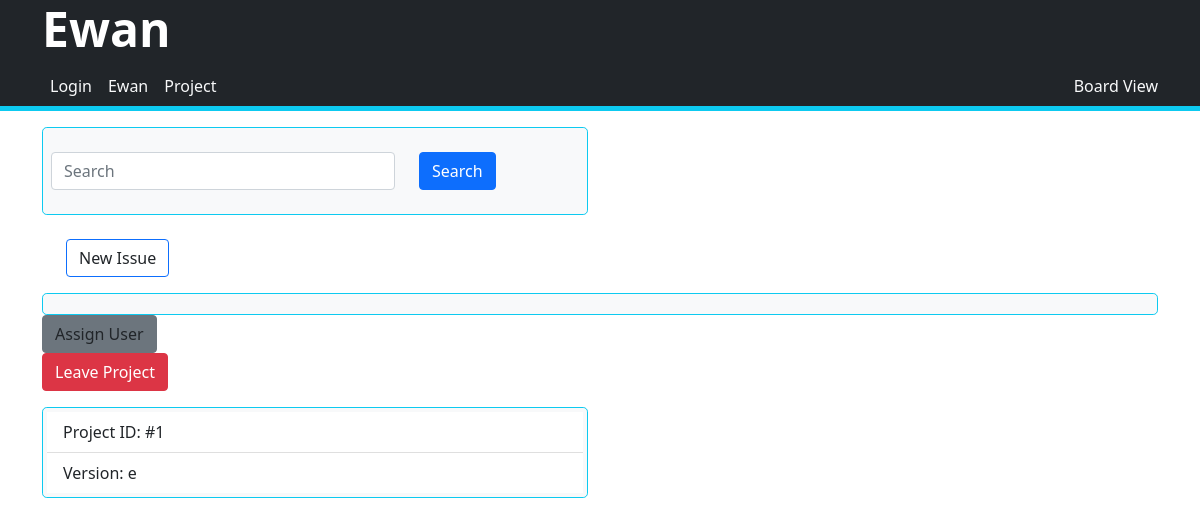
The page /user/Ewan/1 (signed in) on the database as committed earlier.
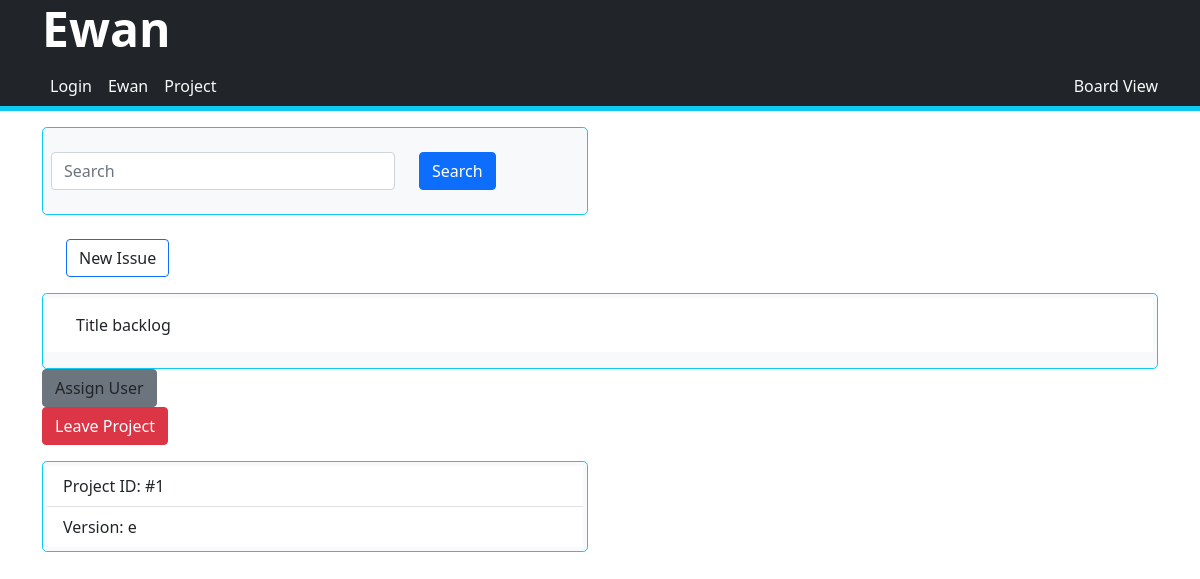
The same page on the database as committed later.
### tables this page shows
CREATE TABLE issues (
    project_id int NOT NULL,
    issue_id int NOT NULL,
    title text NOT NULL,
    description text,
    type_of_issue text NOT NULL,
    date_last_updated datetime NOT NULL,
    version_introduced text,
    username text,
    priority_level int,
    status text NOT NULL,
    PRIMARY KEY(project_id, issue_id),
    FOREIGN KEY(username) REFERENCES users_projects_link(username)
);

### issue_tracker.py (the view)
@app.route('/user/<username>/<project_id>', methods = ['GET', 'PATCH', 'POST'])
@requires_login
@requires_assigned_to_project
def project(username, project_id):
    if request.method == 'POST':
        if request.args and request.args.get('action') == 'assign':
            db_operations.assign_project(request.form['username'], project_id)
            return redirect(url_for('project', username = username, project_id = project_id))
        elif request.args and request.args.get('action') == 'delete':
            db_operations.leave_project(username, project_id)
            return redirect(url_for('projects', username = username))
        else:
            title = request.form['title']
            description = request.form['description']
            type_of_issue = request.form['type_of_issue']
            version_introduced = request.form['version_introduced']
            assigned_user = request.form['username']
            priority_level = request.form['priority_level']
            db_operations.new_issue(project_id, title, description, type_of_issue, version_introduced, assigned_user, priority_level)
            return redirect(url_for('project', username = username, project_id = project_id))
    elif request.method == 'PATCH':
        return redirect(url_for('project', username = username, project_id = project_id))
    else:
        try:
            info = json.loads(db_operations.get_project_info(project_id, username).json['records'])
            if info is []:
                return redirect(url_for('user', username = username))
            if request.args and request.args.get('action') == 'new':
                return render_template('item.html', username = username, project_id = project_id, type = 'issue', action = 'new')
            elif request.args and request.args.get('action') == 'edit':
                return render_template('item.html', username = username, type = 'project', action = 'edit', info = info[0])
            elif request.args and request.args.get('action') == 'assign':
                return render_template('item.html', username = username, type = 'project', action = 'assign', info = info[0])
            else:
                search = ''
                if request.args and request.args.get('search'):
                    search = request.args.get('search')
                issues = json.loads(db_operations.get_project_issues(project_id, search, username).json['records'])
                if request.args and request.args.get('view') == 'board':
                    return render_template('board_view.html', username = username, records = issues, project_id = project_id, info = info[0])
                return render_template('list_view.html', type = 'issues', username = username, action = 'view', records = issues, project_id = project_id, info = info[0])
        except Exception as e:
            flash(e)
            return redirect(url_for('user', username = username))

### db.py (called while the page is built)
def get_db():
    db = getattr(g, 'db', None)
    if db is None:
        db = sqlite3.connect(db_location)
        g.db = db
    return db

@app.teardown_appcontext
def close_db_connection(exception):
    db = getattr(g, 'db', None)
    if db is not None:
        db.close()

### db_operations.py (called while the page is built)
def get_project_info(project_id, username):
    db = get_db()
    db.row_factory = sqlite3.Row
    cursor = db.cursor()
    try:
        project_id = int(project_id)
    except:
        return None
    if cursor.execute("""
        SELECT 1
        FROM users_projects_link
        WHERE username == ?
            AND project_id == ?
        ;
        """, [username, project_id]).fetchall() is []:
        return None
    query_results = cursor.execute("""
        SELECT *
        FROM projects
        WHERE project_id == ?
        ;
        """, [project_id]).fetchall()
    return jsonify(records = json.dumps([dict(row) for row in query_results]))

def is_user_linked(username, project_id):
    db = get_db()
    cursor = db.cursor()
    if cursor.execute("""
        SELECT 1
        FROM users_projects_link
        WHERE username == ?
            AND project_id == ?
        ;
        """, [username, project_id]).fetchall() is not []:
        return True
    return False

def get_project_issues(project_id, search, username):
    db = get_db()
    db.row_factory = sqlite3.Row
    cursor = db.cursor()
    try:
        project_id = int(project_id)
    except:
        return jsonify(response ='project ID must be an integer')
    if cursor.execute("""
        SELECT 1
        FROM users_projects_link
        WHERE username == ?
            AND project_id == ?
        ;
        """, [username, project_id]).fetchall() is []:
        return jsonify(response ='user is not on this project')
    query_results = cursor.execute("""
        SELECT *
        FROM issues
        WHERE project_id == ?
            AND title LIKE ?
        ;
        """, [project_id, search + '%']).fetchall()
    return jsonify(records = json.dumps([dict(row) for row in query_results]))

### issue_tracker.py (called while the page is built)
def requires_login(f):
    @wraps(f)
    def decorated(*args, **kwargs):
        if kwargs['username'] != session.get('username'):
            return redirect(url_for('login'))
        return f(*args, **kwargs)
    return decorated

### templates/list_view.html (shortened to what this page needs)
<!doctype html>
<html lang="en">
<head>
  <link href="{{ url_for('static', filename='css/bootstrap.min.css') }}" rel="stylesheet"/>
  <link href="{{ url_for('static', filename='css/issue_tracker.css') }}" rel="stylesheet"/>
</head>
<body class="">
    <header class="bg-dark">
      <div class="container">
        <h1 class="display-5 fw-bold text-white">{{ username }}</h1>
      </div>
      <nav class="navbar navbar-default border-bottom border-5 border-info text-light">
        <div class="container d-flex justify-content-between">
          <ul class="nav navbar-nav list-group list-group-horizontal">
            <li class="px-2"><a href="{{ url_for('login') }}" class="link">Login</a></li>
            <li class="px-2"><a href="{{ url_for('user', username = username) }}" class="link text-light">{{ username }}</a></li>
            {% if type == 'issues' %}
            <li class="px-2 active"><a href="{{ url_for('project', username = username, project_id = project_id) }}" class="link text-light">Project</a></li>
            {% endif %}
          </ul>
          {% if type == 'issues' %}
            <a href="{{ url_for('project', username = username, project_id = project_id, view = 'board') }}" class="link">Board View</a>
            {% endif %}
        </div>
      </nav>
    </header>
    <main class="container py-3">
      <div class="row mb-4">
        <div class="col-6">
          <div class="bg-light border border-1 border-info rounded-3 p-2">
            <form action="{{ url_for('projects', username = username) }}" method="GET">
              <div class="row">
                <div class="col-8">
                  <input type="text" class="form-control my-3"  name="q" placeholder="Search">
                </div>
                <div class="col">
                  <button type="submit" class="btn btn-primary my-3">Search</button>
                </div>
              </div>
           </form>
          </div>
        </div>
      </div>
      <div class="pb-3">
	{% if type == 'projects' %}
        <a class="btn btn-outline-primary mx-4"
            href="{{ url_for('projects', username = username, action = 'new') }}">New Project</a>
	{% else %}
	      <a class="btn btn-outline-primary mx-4"
	          href="{{ url_for('project', username = username, project_id = project_id, action = 'new') }}">New Issue</a>
	{% endif %}
      </div>
      {% if type == 'issues' %}
      <div class="pb-3 bg-light border border-1 border-info rounded-3 p-1">
      {% else %}
      <div class="pb-3 bg-light border border-1 border-info rounded-3 p-1">
      {% endif %}
        <ul class="list-group list-group-flush">
	  {% if records is defined and records|length > 0 %}
	  {% for record in records %}
	  <li class="list-group-item">
            {% if type == 'projects' %}
	    <a href="{{ url_for('project', username = username, project_id = record.project_id) }}" class="btn btn-link">#{{record.project_id}} {{record.title}}</a>
            {% else %}
            <a href="{{ url_for('issue', username = username, project_id = project_id, issue_id = record.issue_id) }}" class="btn btn-link">{{ record.title }} {{ record.status }} {{ record.priority }}</a>
            {% endif %}
	  </li>
          {% endfor %}
	  {% endif %}
        </ul>
      </div>
      {% if type == 'issues' %}
      <div>
	      <a class="btn btn-secondary" href="{{ url_for('project', username = username, project_id = project_id, action = 'assign') }}">Assign User</a>
      </div>
      <form method="POST" action="{{ url_for('project', username = username, project_id = project_id, action = 'delete') }}">
        <button type="submit" class="btn btn-danger">Leave Project</button>
      </form>
      <div class="my-3">
        <div class="row">
          <div class="col-6">
            <div class="bg-light border border-1 border-info rounded-3 p-1">
            <ul class="list-group list-group-flush">
              <li class="list-group-item">Project ID: #{{ info.project_id }}</li>
              <li class="list-group-item">Version: {{ info.version }}</li>
            </ul>
            </div>
          </div>
        </div>
      </div>
      {% endif %}
    </main>
</body>

### static/css/issue_tracker.css (style rules this page uses)
:link { text-decoration: none; color: inherit; }

Rows that differ between the two databases and show on the page:
added issues: title "Title", status "backlog"
